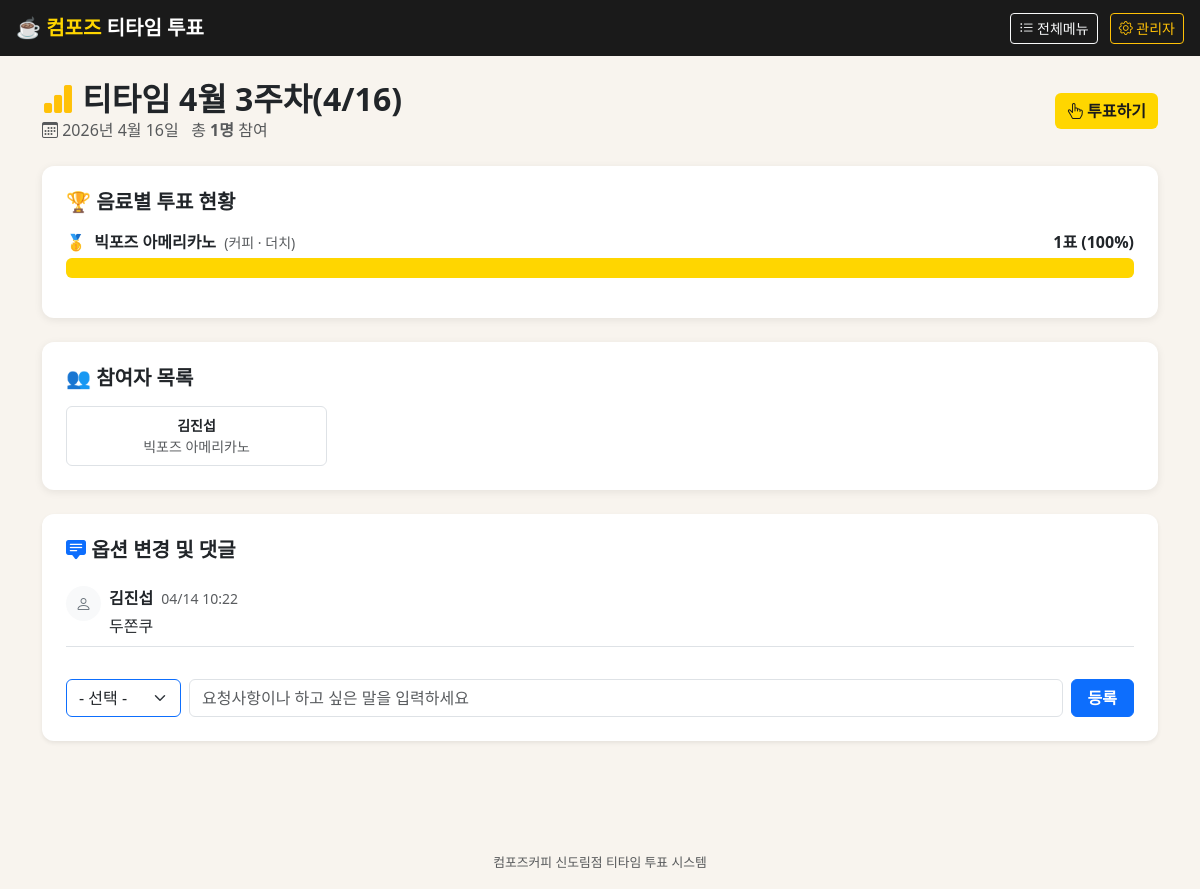
Screenshot of /vote/1/stats/ with the database file from the repository.
### drinks/models.py (models this page shows, shortened)
class VoteSession(models.Model):
    title = models.CharField(max_length=200, verbose_name='투표 제목')
    vote_date = models.DateField(verbose_name='티타임 날짜')
    is_active = models.BooleanField(default=True, verbose_name='투표 진행중')
    created_at = models.DateTimeField(auto_now_add=True)
    class Meta:
        ordering = ['-vote_date']
        verbose_name = '투표 세션'
        verbose_name_plural = '투표 세션 목록'
    @property
    def total_votes(self):
        return self.votes.count()

class Vote(models.Model):
    session = models.ForeignKey(
        VoteSession, on_delete=models.CASCADE,
        related_name='votes', verbose_name='투표 세션'
    )
    participant = models.ForeignKey(
        TeamMember, on_delete=models.CASCADE,
        related_name='votes', verbose_name='참여자'
    )
    menu_item = models.ForeignKey(
        MenuItem, on_delete=models.CASCADE,
        related_name='votes', verbose_name='선택 메뉴'
    )
    created_at = models.DateTimeField(auto_now_add=True)
    class Meta:
        unique_together = ['session', 'participant']
        verbose_name = '투표'
        verbose_name_plural = '투표 목록'

class TeamMember(models.Model):
    name = models.CharField(max_length=50, verbose_name='이름')
    is_active = models.BooleanField(default=True, verbose_name='재직/참여중')
    class Meta:
        ordering = ['name']
        verbose_name = '팀원'
        verbose_name_plural = '팀원 목록'

class MenuItem(models.Model):
    category = models.ForeignKey(Category, on_delete=models.CASCADE, related_name='items', verbose_name='카테고리')
    name = models.CharField(max_length=200, verbose_name='메뉴명')
    price = models.IntegerField(default=0, verbose_name='가격(원)')
    image_url = models.URLField(blank=True, verbose_name='이미지URL')
    description = models.TextField(blank=True, verbose_name='설명')
    is_available = models.BooleanField(default=True, verbose_name='판매중')
    is_popular = models.BooleanField(default=False, verbose_name='인기메뉴')
    created_at = models.DateTimeField(auto_now_add=True)
    class Meta:
        ordering = ['category__order', 'name']
        verbose_name = '메뉴'
        verbose_name_plural = '메뉴 목록'

class Comment(models.Model):
    session = models.ForeignKey(VoteSession, on_delete=models.CASCADE, related_name='comments', verbose_name='투표 세션')
    author = models.ForeignKey('TeamMember', on_delete=models.CASCADE, verbose_name='작성자')
    content = models.CharField(max_length=500, verbose_name='내용(옵션/댓글)')
    created_at = models.DateTimeField(auto_now_add=True)
    class Meta:
        ordering = ['created_at']
        verbose_name = '댓글'
        verbose_name_plural = '댓글 목록'

### drinks/views.py (the view)
# urls.py: path('vote/<int:session_id>/stats/', views.stats, name='stats'),
def stats(request, session_id):
    session = get_object_or_404(VoteSession, pk=session_id)
    vote_counts = Vote.objects.filter(session=session).values('menu_item__name', 'menu_item__category__name').annotate(count=Count('id')).order_by('-count')
    all_votes = Vote.objects.filter(session=session).select_related('menu_item', 'participant').order_by('participant__name')
    total = session.total_votes
    results = [{'name': item['menu_item__name'], 'category': item['menu_item__category__name'], 'count': item['count'], 'percent': round(item['count'] / total * 100) if total else 0} for item in vote_counts]
    comments = Comment.objects.filter(session=session).select_related('author')
    team_members = TeamMember.objects.filter(is_active=True)
    voted_member_id = request.session.get(f'voted_{session_id}') # 방금 투표한 사람 (자동 선택용)
    return render(request, 'drinks/stats.html', {
        'session': session, 'results': results, 'all_votes': all_votes, 'total': total,
        'comments': comments, 'team_members': team_members, 'voted_member_id': voted_member_id
    })

### drinks/templates/drinks/stats.html (shortened to what this page needs)
{% extends "drinks/base.html" %}
{% block content %}
<div class="d-flex justify-content-between align-items-center mb-4">
  <div>
    <h2 class="fw-bold mb-0">
      <i class="bi bi-bar-chart-fill text-warning"></i> {{ session.title }}
    </h2>
    <p class="text-muted mb-0">
      <i class="bi bi-calendar3"></i> {{ session.vote_date }} &nbsp;
      총 <strong>{{ total }}명</strong> 참여
    </p>
  </div>
  {% if session.is_active %}
  <a href="{% url 'vote' session.id %}" class="btn btn-compose">
    <i class="bi bi-hand-index-thumb"></i> 투표하기
  </a>
  {% endif %}
</div>
{% if results %}
<div class="card p-4 mb-4">
  <h5 class="fw-bold mb-3">🏆 음료별 투표 현황</h5>
  {% for item in results %}
  <div class="mb-3">
    <div class="d-flex justify-content-between mb-1">
      <span>
        {% if forloop.first %}<span class="me-1">🥇</span>{% endif %}
        <strong>{{ item.name }}</strong>
        <span class="text-muted small ms-1">({{ item.category }})</span>
      </span>
      <span class="fw-bold">{{ item.count }}표 ({{ item.percent }}%)</span>
    </div>
    <div class="progress" style="height:20px;">
      <div class="progress-bar" role="progressbar"
           style="width:{{ item.percent }}%;">
      </div>
    </div>
  </div>
  {% endfor %}
</div>
<div class="card p-4">
  <h5 class="fw-bold mb-3">👥 참여자 목록</h5>
  <div class="row g-2">
    {% for vote in all_votes %}
    <div class="col-6 col-md-4 col-lg-3">
      <div class="border rounded p-2 text-center small">
        <div class="fw-semibold">{{ vote.participant.name }}</div>
        <div class="text-muted">{{ vote.menu_item.name }}</div>
      </div>
    </div>
    {% endfor %}
  </div>
</div>
{% endif %}
<div class="card p-4 mt-4 mb-5 shadow-sm border-0">
  <h5 class="fw-bold mb-4"><i class="bi bi-chat-square-text-fill text-primary"></i> 옵션 변경 및 댓글</h5>
  <div class="mb-4">
    {% for comment in comments %}
    <div class="mb-2 pb-2 border-bottom d-flex align-items-start">
      <div class="bg-light rounded-circle p-2 me-2 d-flex justify-content-center align-items-center" style="width:35px; height:35px;">
        <i class="bi bi-person text-secondary"></i>
      </div>
      <div>
        <span class="fw-bold">{{ comment.author.name }}</span>
        <span class="text-muted small ms-1">{{ comment.created_at|date:"m/d H:i" }}</span>
        <p class="mb-0 mt-1 text-dark">{{ comment.content }}</p>
      </div>
    </div>
    {% empty %}
    <div class="text-center text-muted py-3 small">
      아직 작성된 요청사항이 없습니다.<br>샷 추가나 연하게 등 필요한 옵션을 남겨주세요!
    </div>
    {% endfor %}
  </div>
  <form method="post" action="{% url 'add_comment' session.id %}" class="d-flex gap-2">
    <select name="author_id" class="form-select border-primary" style="width: 130px; font-weight: 500;" required>
      <option value="">- 선택 -</option>
    </select>
    <input type="text" name="content" class="form-control" placeholder="요청사항이나 하고 싶은 말을 입력하세요" required>
    <button type="submit" class="btn btn-primary text-nowrap px-3 fw-bold">등록</button>
  </form>
</div>
{% endblock %}

### drinks/templates/drinks/base.html (style rules this page uses)
:root { --cy: #FFD600; --cd: #1A1A1A; }
body { background-color: #f8f4ee; }
.btn-compose { background-color: var(--cy); color: var(--cd); font-weight:700; border:none; }
.card { border:none; border-radius:12px; box-shadow:0 2px 8px rgba(0,0,0,.08); }
.progress-bar { background-color: var(--cy); }

### rows the page displays
VoteSession: title "티타임 4월 3주차(4/16)", vote_date "2026년 4월 16일"
Vote: participant.name "김진섭", menu_item.name "빅포즈 아메리카노"
Comment: author.name "김진섭", created_at "04/14 10:22", content "두쫀쿠"

### other values shown
{{ total }} "1"
{{ item.name }} "빅포즈 아메리카노"
{{ item.category }} "커피 · 더치"
{{ item.count }} "1"
{{ item.percent }} "100"
